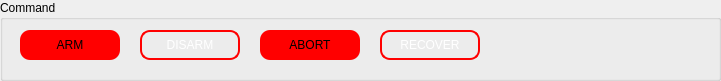
   <widget class="QGroupBox" name="groupBox_3">
    <property name="geometry">
     <rect>
      <x>20</x>
      <y>640</y>
      <width>721</width>
      <height>81</height>
     </rect>
    </property>
    <property name="title">
     <string>Command</string>
    </property>
    <widget class="QPushButton" name="arm_cmd">
     <property name="geometry">
      <rect>
       <x>20</x>
       <y>30</y>
       <width>100</width>
       <height>30</height>
      </rect>
     </property>
     <property name="styleSheet">
      <string notr="true">QPushButton{
font: 9pt &quot;Verdana&quot;;
border-radius: 10px;
background: red;
}
QPushButton:hover {
font: 700 9pt &quot;Verdana&quot;;
}
QPushButton:pressed {
font: 700 9pt &quot;Verdana&quot;;
color: white;
background: transparent;
border: 3px  solid red;
}</string>
     </property>
     <property name="text">
      <string>ARM</string>
     </property>
     <property name="flat">
      <bool>false</bool>
     </property>
    </widget>
    <widget class="QPushButton" name="disarm_cmd">
     <property name="geometry">
      <rect>
       <x>140</x>
       <y>30</y>
       <width>100</width>
       <height>30</height>
      </rect>
     </property>
     <property name="styleSheet">
      <string notr="true">QPushButton{
color: white;
font: 9pt &quot;Verdana&quot;;
border-radius: 10px;
border: 2px  solid red;
}
QPushButton:hover {
font: 700 9pt &quot;Verdana&quot;;
}
QPushButton:pressed {
font: 700 9pt &quot;Verdana&quot;;
background: red;
color: black;
}</string>
     </property>
     <property name="text">
      <string>DISARM</string>
     </property>
     <property name="flat">
      <bool>false</bool>
     </property>
    </widget>
    <widget class="QPushButton" name="recover_cmd">
     <property name="geometry">
      <rect>
       <x>380</x>
       <y>30</y>
       <width>100</width>
       <height>30</height>
      </rect>
     </property>
     <property name="styleSheet">
      <string notr="true">QPushButton{
color: white;
font: 9pt &quot;Verdana&quot;;
border-radius: 10px;
border: 2px  solid red;
}
QPushButton:hover {
font: 700 9pt &quot;Verdana&quot;;
}
QPushButton:pressed {
font: 700 9pt &quot;Verdana&quot;;
background: red;
color: black;
}</string>
     </property>
     <property name="text">
      <string>RECOVER</string>
     </property>
     <property name="flat">
      <bool>false</bool>
     </property>
    </widget>
    <widget class="QPushButton" name="abort_cmd">
     <property name="geometry">
      <rect>
       <x>260</x>
       <y>30</y>
       <width>100</width>
       <height>30</height>
      </rect>
     </property>
     <property name="styleSheet">
      <string notr="true">QPushButton{
font: 9pt &quot;Verdana&quot;;
border-radius: 10px;
background: red;
}
QPushButton:hover {
font: 700 9pt &quot;Verdana&quot;;
}
QPushButton:pressed {
font: 700 9pt &quot;Verdana&quot;;
color: white;
background: transparent;
border: 3px  solid red;
}</string>
     </property>
     <property name="text">
      <string>ABORT</string>
     </property>
    </widget>
   </widget>
